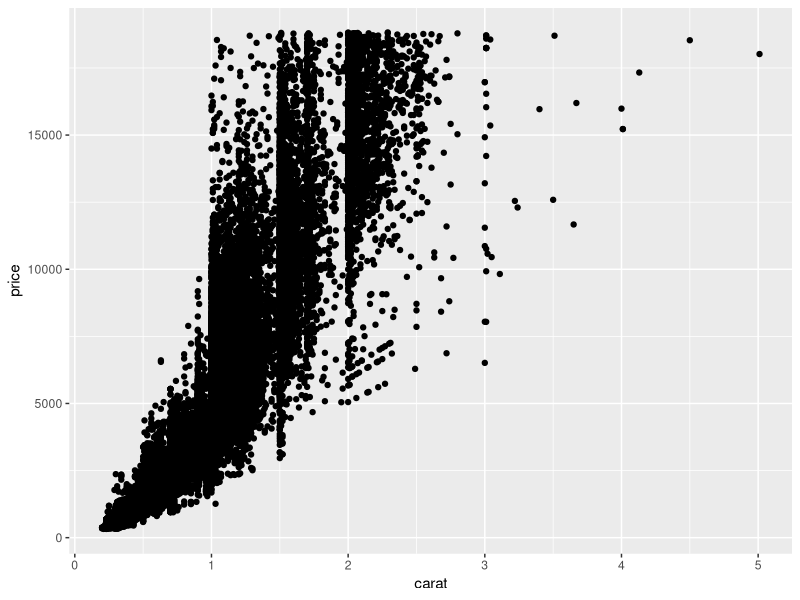
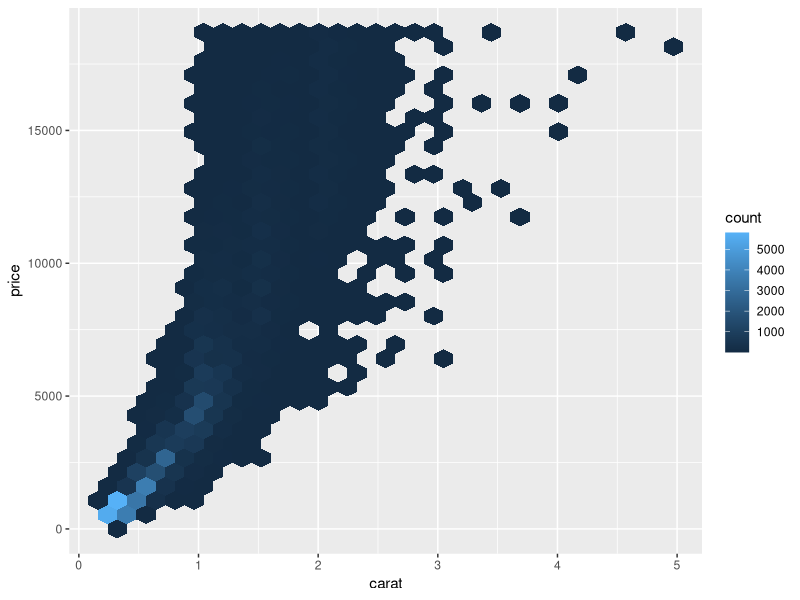
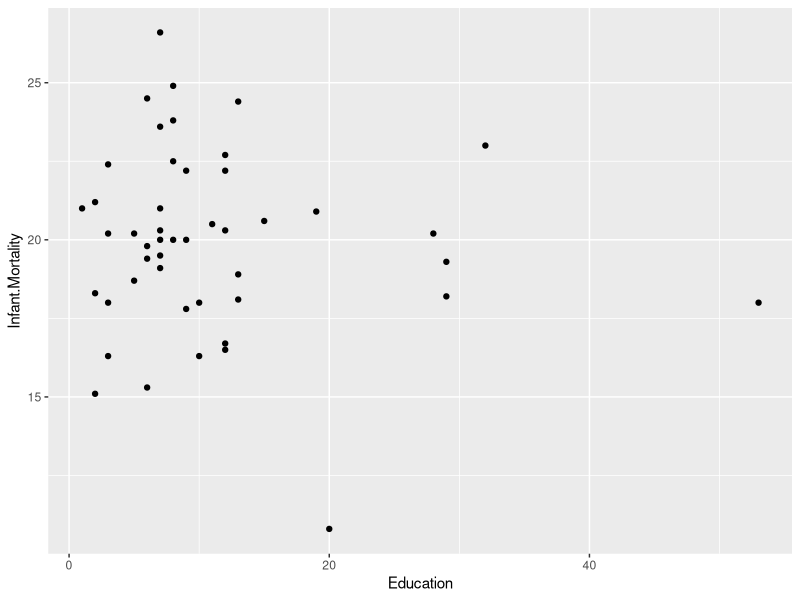

Recreate these plots in R, in order.
library(tidyverse) # манипуляции с данными и грамматика графиков
library(lmtest) # тесты для линейных моделей
library(sandwich) # скорректированные оценки для гетероскедастичности
library(broom) # приведение всех моделей в таблички

# предполагаем гомоскедастичные ошибки u_i
# Var(u_i|X) = const

glimpse(swiss)
?swiss

model <- lm(data = swiss, 
    Infant.Mortality ~ Agriculture + Catholic + Education)
summary(model) # общий отчёт по модели


coeftest(model) # отдельно табличка с коэффициентами
tidy(model) # отдельно табличка с коэффициентами

# скоррекируем se(b_hat) на возможную гетероскедастичность
coeftest(model, vcov. = vcovHC)

model_ur <- lm(data = swiss, 
  Infant.Mortality ~ Agriculture + Catholic + Education + Fertility)

# сравнение двух моделей через F тест в предположении гомоскедастичности
waldtest(model, model_ur)
# H_0 верна короткая модель
# Р-значение = 0.007 < alpha = 0.05
# H_0 отвергается

waldtest(model, model_ur, vcov = vcovHC)
# H_0 верна короткая модель
# Р-значение = 0.02 < alpha = 0.05
# H_0 отвергается


# визуальный тест на гетероскедастичность
qplot(data = diamonds, 
      y = price, x = carat)
qplot(data = diamonds, 
      y = price, x = carat, geom = "hex")



qplot(data = swiss, 
      y = Infant.Mortality, x = Education)
